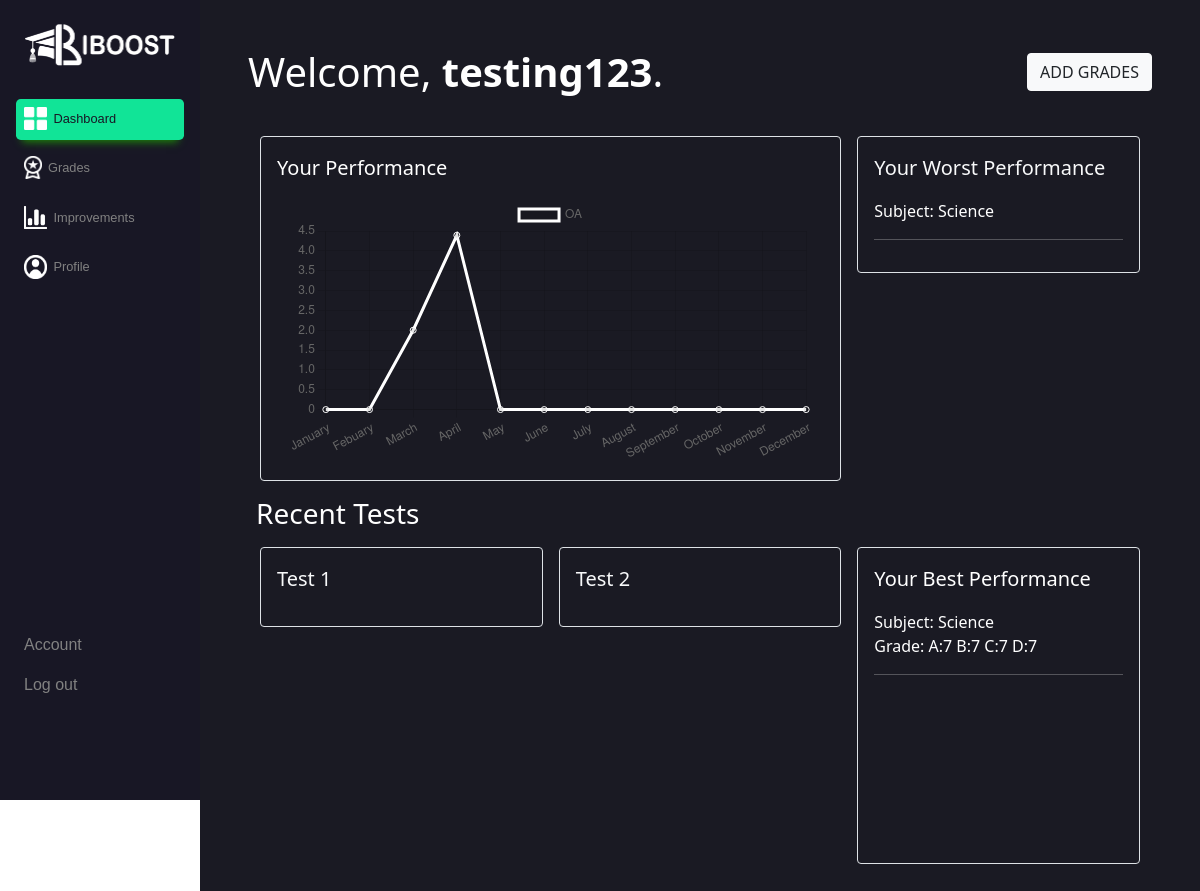
The page /index/ (signed in) on the database its author committed.
### dashboard/models.py (models this page shows)
class Grade(models.Model):
    srr = models.TextField(max_length=1000, null=True)
    criterionA = models.IntegerField(default=0, null=True)
    criterionB = models.IntegerField(default=0, null=True)
    criterionC = models.IntegerField(default=0, null=True)
    criterionD = models.IntegerField(default=0, null=True)
    avg = models.DecimalField(
        default=0, decimal_places=1, max_digits=2, null=True)
    created = models.DateTimeField(default=timezone.now)
    subject = models.ForeignKey(Subject, null=True, on_delete=models.CASCADE)
    def __str__(self):
        return "A:%i B:%i C:%i D:%i" % (self.criterionA, self.criterionB, self.criterionC, self.criterionD)

class Subject(models.Model):
    subjectname = models.CharField(max_length=100, null=True)
    profile = models.ForeignKey(Profile, null=True, on_delete=models.CASCADE)
    subjectavg = models.DecimalField(
        default=0, decimal_places=1, max_digits=2, null=True)
    def __str__(self):
        return self.subjectname

### dashboard/decorators.py (the view)
        def wrapper_func(request, *args, **kwargs):
            group = None
            if request.user.groups.exists():
                group = request.user.groups.all()[0].name
            if group in allowed_roles:
                return view_func(request, *args, **kwargs)
            else:
                return HttpResponse('You are not authorized to view this page')

### dashboard/templates/dashboard/index.html (shortened to what this page needs)
{% extends 'dashboard/base.html' %} {% load static %}
	{% block content %}
	<link rel="stylesheet" href="{% static 'css/index.css' %}" />
	<div class=" container-fluid mainbody col-md-10 p-5" id="mainbody">
		<div class=" row">
			<div class="col-8">
				<h1>Welcome, <strong>{{request.user}}</strong>.</h1>
			</div>
			<div class="d-flex mb-2 col-4 justify-content-end align-items-center">
				<div class="addgrades">
					<button class="btn btn-light text-dark" type="button"
						onclick="addgrades('mainbody','addgrades');">ADD
						GRADES</button>
				</div>
			</div>
		</div>
		<div class="container-fluid px-2 overflow-hidden">
			<div class=" row mt-4 gx-2">
				<div class="col-8 p-2">
					<div class="p-3 border bordcol-overrides rounded">
						<p class="font-weight-bold lead d-block">Your Performance</p>
						{% include 'dashboard/mainchart.html' %}
					</div>
				</div>
				<div class="col-4 p-2">
					<div class="p-3 border bordcol-overrides rounded">
						<p class="lead text-light">Your Worst Performance</p>
						Subject: {{bestworst.0.subject}}
						<br>
						<hr>
					</div>
				</div>
			</div>
		</div>
		<div class="container-fluid px-2 overflow-hidden">
			<div class=" row mt-2 gx-2">
				<p class="h3">Recent Tests</p>
				<div class="col-4 p-2">
					<div class="p-3 border bordcol-overrides rounded">
						<p class="lead text-light">Test 1</p>
					</div>
				</div>
				<div class="col-4 p-2">
					<div class="p-3 border bordcol-overrides rounded">
						<p class="lead text-light">Test 2</p>
					</div>
				</div>
				<div class="col-4 p-2">
					<div class="p-3 border bordcol-overrides rounded">
						<p class="font-weight-bold lead d-block">Your Best Performance</p>
						{% with bestworst|last as last %}
						<div>
							Subject: {{bestworst.1.subject}}
							<br>
							Grade: {{bestworst.1}}
							<hr>
							{% include 'dashboard/barchartbest.html' %}
						</div>
						{% endwith %}
					</div>
				</div>
			</div>
		</div>
	 {% endblock content %}

### dashboard/static/css/styles.css (style rules this page uses)
.mainbody { background: #1a1a23; color: white; }

### dashboard/static/css/index.css (style rules this page uses)
.bordcol-overrides { border-color: #11e497; }
.addgrades { position: static; background: #1a1a23; }

### rows shown on the page
Grade: subject.subjectname "Science"
Grade: subject.subjectname "Science", criterionA+criterionB+criterionC "A:7 B:7 C:7 D:7"

### other values the page prints
{{ request.user }} "testing123"
chart data {{ data|safe }} [0, 0, 2.0, 4.392857142857143, 0, 0, 0, 0, 0, 0, 0, 0]
